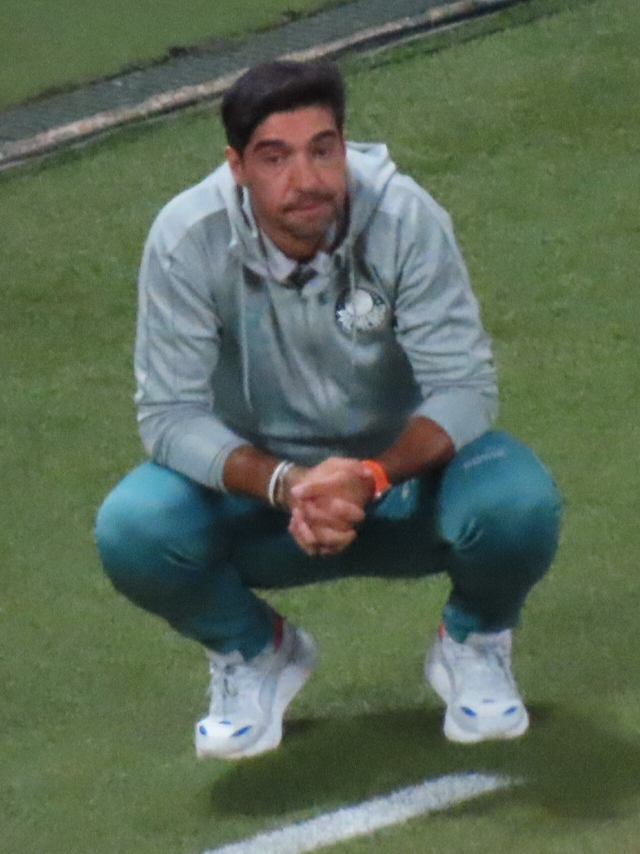
#> input picture assets/fotos_cc/abel/cc_e1b75bde.jpg, 1280 x 1708 px, found by its file name (shown at 1/2 size)
$ python -i render_ingresso.py   (imports and definitions only)
#> lines starting #> are read from the running program, lines starting #| are printed output that depends on the picture
### rankeado/toolkit/rkcommon.py
import json, subprocess, os, random, math, sys
from PIL import Image, ImageDraw, ImageFont, ImageFilter, ImageEnhance, ImageChops, ImageOps

W, H, FPS = 1080, 1920, 30
FD = "/home/claude/fonts/"
_fc = {}
# [11 lines left out: function F, not called in this run]

WHITE = (255, 255, 255); BLACK = (0, 0, 0); GOLD = (255, 214, 90)
def ease(x): x = max(0.0, min(1.0, x)); return 1 - (1 - x) ** 3
def ease2(x): x = max(0.0, min(1.0, x)); return x * x * (3 - 2 * x)
def back(x):
    x = max(0.0, min(1.0, x)); c = 1.7; return 1 + (c + 1) * (x - 1) ** 3 + c * (x - 1) ** 2
def lerp(a, b, u): return a + (b - a) * u
def mixc(a, b, u): return tuple(int(a[i] + (b[i] - a[i]) * u) for i in range(3))

NUMS = set("dois duas três quatro cinco seis sete oito nove dez onze doze treze vinte trinta quarenta cinquenta sessenta setenta oitenta noventa cem cento duzentos duzentas trezentos trezentas quatrocentos quinhentos seiscentos setecentos setecentas oitocentos novecentos mil milhão milhões vírgula".split())

class Words:
    def __init__(self, d, fix=None):
#> called with d = '/home/claude/rk6/'
        self.W = json.load(open(f"{d}/words.json")); self.fix = fix or {}
#> (reads carreira/ep1/v2/words.json from the repository)
        self.G = [self.groups(k) for k in range(len(self.W))]
    # [10 lines left out: functions time_of, first_num, not called in this run]
    def groups(self, k):
#> called with k = 0
        gs = []; buf = None
        for w in self.W[k]:
            txt = w["w"].upper().strip(",!?:")
            if txt.endswith("..."): txt = txt[:-3]
            if (txt.startswith("-") or txt.startswith(",") or txt.startswith(".")) and gs:
                gs[-1]["txt"] += txt.strip(".,"); gs[-1]["t1"] = w["t1"]; continue
            txt = txt.rstrip(".")
            if buf is not None: g = {"txt": (buf["txt"] + " " + txt).strip(), "t0": buf["t0"], "t1": w["t1"]}; buf = None
            else: g = {"txt": txt, "t0": w["t0"], "t1": w["t1"]}
            orig = w["w"].strip(".,!?:")
            if len(g["txt"]) <= 2 and not any(c.isdigit() for c in g["txt"]) and not (orig.isupper() and len(orig) >= 2): buf = g; continue
            g["num"] = any(x.lower() in NUMS for x in g["txt"].split())
            gs.append(g)
#> in photo, returned value is the input picture: PIL image 1280x1708 RGB; mean R, G, B 90.2, 105.2, 85.9
        if buf is not None: buf["num"] = False; gs.append(buf)
        for g in gs: g["txt"] = self.fix.get(g["txt"], g["txt"])
        return gs
    # [9 lines left out: function caption, not called in this run]

def cover(im, w, h, fx=0.5, fy=0.5):
#> called with w = 270, h = 480, fx = 0.5, fy = 0.5
    s = max(w / im.width, h / im.height); nw, nh = int(im.width * s + 1), int(im.height * s + 1)
#> after `s = max(w / im.width, h / im.height)`: s = 0.281
#> after `nw, nh = (int(im.width * s + 1), int(im.height * s + 1))`: nw = 360; nh = 480
    im = im.resize((nw, nh), Image.LANCZOS)
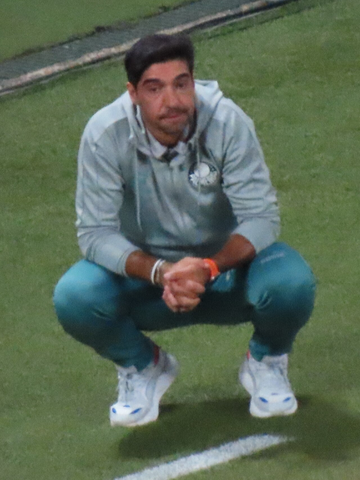
#> im: PIL image 360x480 RGB; mean R, G, B 90.2, 105.2, 85.9
    x = int((nw - w) * fx); y = int((nh - h) * fy); return im.crop((x, y, x + w, y + h))
#> after `x = int((nw - w) * fx)`: x = 45
#> after `y = int((nh - h) * fy)`: y = 0
#> after `return im.crop((x, y, x + w, y + h))`:
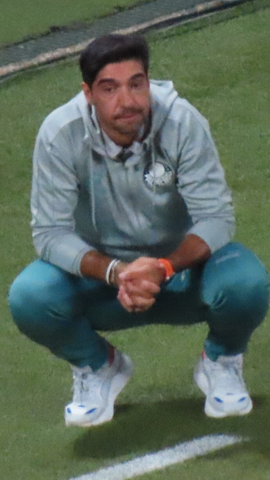
#> returned value: PIL image 270x480 RGB; mean R, G, B 90.6, 104.5, 91.3

def rounded_mask(w, h, r):
    m = Image.new("L", (w, h), 0); ImageDraw.Draw(m).rounded_rectangle((0, 0, w - 1, h - 1), r, fill=255); return m

# [15 lines left out: functions shadow, render_scene, not called in this run]

def lic(m):
    l = m["license"].upper(); v = m.get("lv") or ""
    return "domínio público" if l in ("CC0", "PDM") else f"CC {l} {v}".strip()

# [18 lines left out: functions credit_lines, main, not called in this run]

def _rs(a):
    fn, k, D, out = a; render_scene(fn(k), k, D, out)

### rankeado/toolkit/render_ingresso.py
import sys, json, random, math
sys.path.insert(0, "/home/claude"); from rkcommon import *

D6 = "/home/claude/rk6/"; FOT = D6 + "fotos/"
# [1 line that did not run here, left out]
# rank, nome, cidade, foto, capacidade, cor, setor
B = [
 (10, "BEIRA-RIO", "PORTO ALEGRE · RS", "e10_1.jpg", 50842, (215, 25, 32), "INTER"),
 (9, "PARQUE DO SABIÁ", "UBERLÂNDIA · MG", "e09_2.jpg", 52990, (0, 140, 70), "SABIÁ"),
 (8, "MANGUEIRÃO", "BELÉM · PA", "e08_3.jpg", 53000, (0, 120, 200), "PARÁ"),
 (7, "ARENA DO GRÊMIO", "PORTO ALEGRE · RS", "e07_0.jpg", 56500, (0, 150, 215), "GRÊMIO"),
 (6, "ARRUDA", "RECIFE · PE", "e06_0.jpg", 57000, (200, 20, 30), "SANTA CRUZ"),
 (5, "MINEIRÃO", "BELO HORIZONTE · MG", "e05_0.jpg", 61846, (30, 70, 160), "7 x 1"),
 (4, "CASTELÃO", "FORTALEZA · CE", "e04_0.jpg", 63903, (230, 120, 0), "CEARÁ"),
 (3, "MORUMBIS", "SÃO PAULO · SP", "e03_0.jpg", 66795, (200, 20, 30), "MAIOR PRIVADO"),
 (2, "MANÉ GARRINCHA", "BRASÍLIA · DF", "e02_1.jpg", 72788, (0, 150, 90), "CAPITAL"),
 (1, "MARACANÃ", "RIO DE JANEIRO · RJ", "e01_1.jpg", 78838, (212, 170, 40), "TEMPLO"),
]
def fmt(n): return f"{n:,}".replace(",", ".")
_ph = {}
def photo(name):
    if name not in _ph: _ph[name] = Image.open(FOT + name).convert("RGB")
    return _ph[name]
_bg = {}
def bgfor(name):
    if name not in _bg:
        b = cover(photo(name), W // 4, H // 4).filter(ImageFilter.GaussianBlur(6)).resize((W, H))
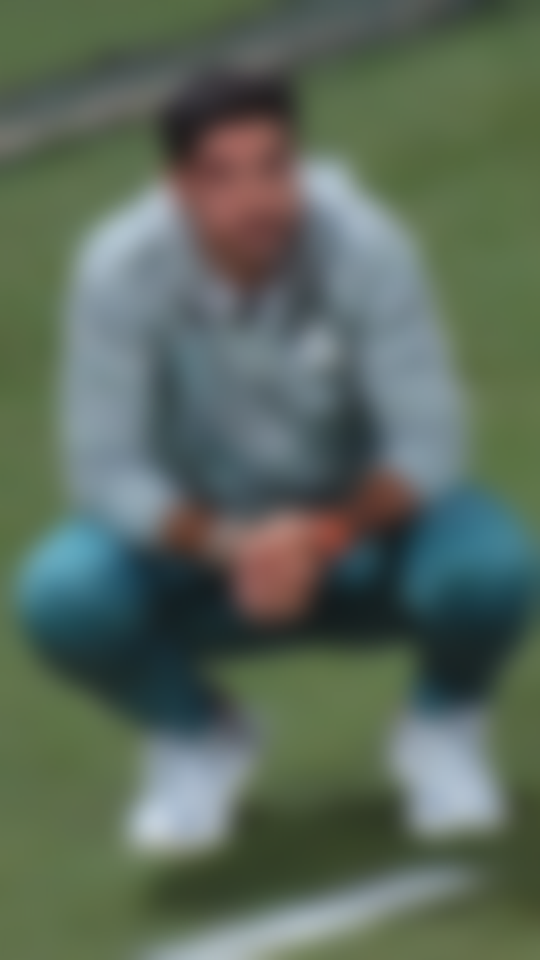
#> b: PIL image 1080x1920 RGB (shown at 1/2 size); mean R, G, B 90.6, 104.6, 91.3
        b = ImageEnhance.Brightness(b).enhance(0.32); b = ImageEnhance.Color(b).enhance(0.7); _bg[name] = b
#> after `b = ImageEnhance.Brightness(b).enhance(0.32)`:
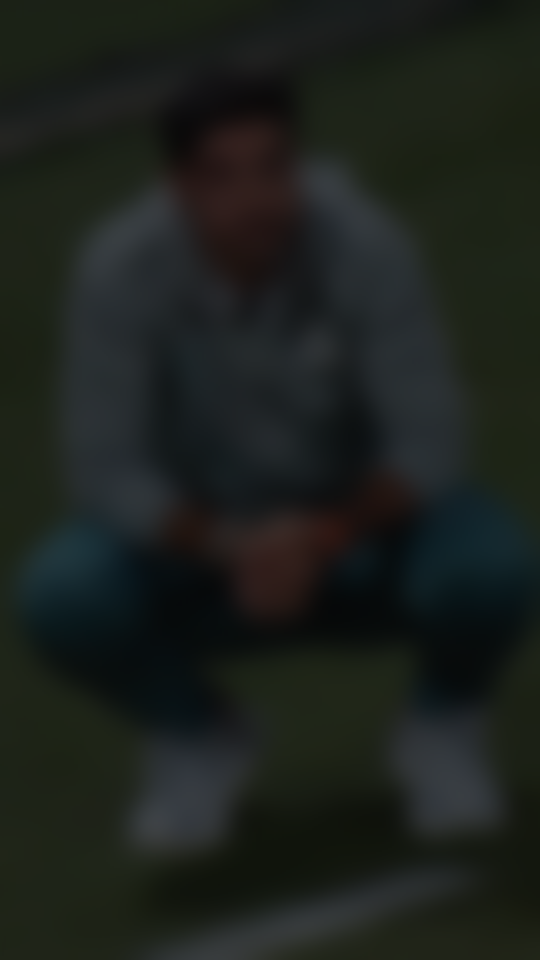
#> b: PIL image 1080x1920 RGB (shown at 1/2 size); mean R, G, B 28.5, 33, 28.7
    return _bg[name]

# ---- floodlights ----
# [9 lines left out: function beams, not called in this run]
_lamps = None
# [9 lines left out: function lamps, not called in this run]

# ---- crowd silhouette band ----
# [1 line not run here, left out]
FANS = [(random.uniform(-20, W + 20), random.uniform(0, 1), random.uniform(0, 6.28), random.choice([0, 0, 1, 2])) for _ in range(70)]
# [35 lines left out: functions crowd, flashes, scoreboard, not called in this run]

# ---- ticket ----
TW, TH, PH = 940, 1240, 600
# [4 lines left out: function barcode, not called in this run]

_tk = {}
# [92 lines left out: functions ticket_base, counter_digits, place_ticket, stamp, frame_item, not called in this run]

def fade(img, t, D):
    a = 1 - ease(t / 0.16)
    if a > 0: img.paste((255, 255, 255), (0, 0), Image.new("L", (W, H), int(140 * a)))

# [52 lines left out: functions frame_intro, frame_outro, not called in this run]

# [1 line not run here, left out]
# [2 lines that did not run here, left out]
# [4 lines left out: function scene_fn, not called in this run]

# [2 lines not run here, left out]

>>> result = bgfor('../../assets/fotos_cc/abel/cc_e1b75bde.jpg')
